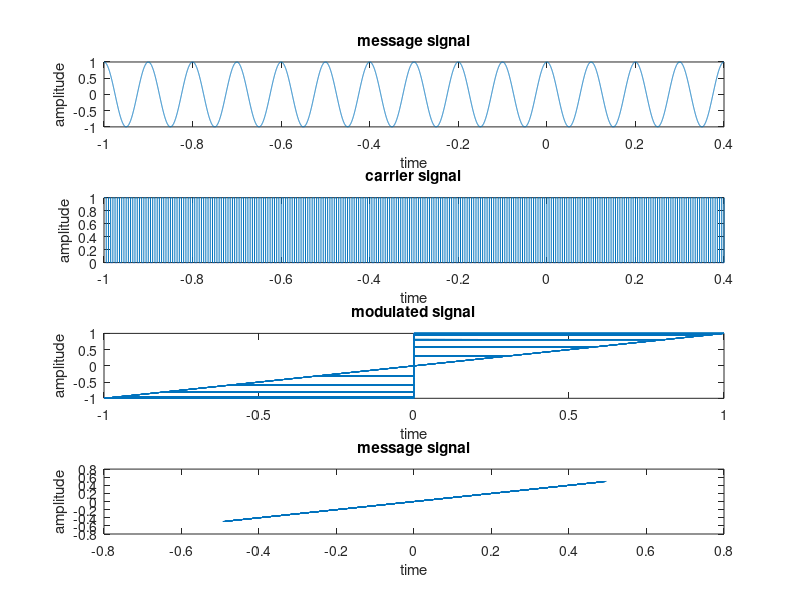

The MATLAB script that drew this image:
clc;
close all;
clear all;
fc=100;
fm=fc/10;
fs=100*fc;
t=-1:1/fs:4/fm;
m=cos(2*pi*fm*t);
c=0.5*square(2*pi*fc*t)+0.5;
st=m.*c;
figure(1)
subplot(4,1,1);
plot(t, m);
title('message signal');
xlabel('time');
ylabel('amplitude');

subplot(4,1,2);
plot(t, c);
title('carrier signal');
xlabel('time');
ylabel('amplitude');


subplot(4,1,3);
plot(st, m);
title('modulated signal');
xlabel('time');
ylabel('amplitude');

dt=st.*c;
filter=fir1(200, fm/fs, 'low');
demod_signal=conv(filter, dt);

t1=linspace(0, demod_signal, 1);

subplot(4,1,4);
plot(t1, demod_signal);
title('message signal');
xlabel('time');
ylabel('amplitude');



